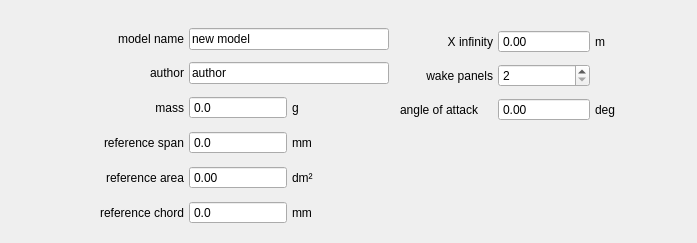
      <widget class="QWidget" name="tabGlobal">
       <attribute name="title">
        <string>Global Settings</string>
       </attribute>
       <widget class="QWidget" name="gridLayoutWidget">
        <property name="geometry">
         <rect>
          <x>20</x>
          <y>20</y>
          <width>369</width>
          <height>214</height>
         </rect>
        </property>
        <layout class="QGridLayout" name="gridLayout_2" columnstretch="2,0,0">
         <property name="horizontalSpacing">
          <number>5</number>
         </property>
         <property name="verticalSpacing">
          <number>4</number>
         </property>
         <item row="0" column="0">
          <widget class="QLabel" name="label">
           <property name="sizePolicy">
            <sizepolicy hsizetype="Minimum" vsizetype="Preferred">
             <horstretch>0</horstretch>
             <verstretch>0</verstretch>
            </sizepolicy>
           </property>
           <property name="text">
            <string>model name</string>
           </property>
           <property name="alignment">
            <set>Qt::AlignRight|Qt::AlignTrailing|Qt::AlignVCenter</set>
           </property>
           <property name="margin">
            <number>2</number>
           </property>
          </widget>
         </item>
         <item row="0" column="1" colspan="2">
          <widget class="QLineEdit" name="globalSettingsModelName">
           <property name="minimumSize">
            <size>
             <width>200</width>
             <height>0</height>
            </size>
           </property>
           <property name="text">
            <string>new model</string>
           </property>
          </widget>
         </item>
         <item row="2" column="0">
          <widget class="QLabel" name="label_2">
           <property name="sizePolicy">
            <sizepolicy hsizetype="Minimum" vsizetype="Preferred">
             <horstretch>0</horstretch>
             <verstretch>0</verstretch>
            </sizepolicy>
           </property>
           <property name="text">
            <string>mass</string>
           </property>
           <property name="alignment">
            <set>Qt::AlignRight|Qt::AlignTrailing|Qt::AlignVCenter</set>
           </property>
           <property name="margin">
            <number>2</number>
           </property>
          </widget>
         </item>
         <item row="2" column="1">
          <widget class="QDoubleSpinBox" name="globalSettingsMass">
           <property name="buttonSymbols">
            <enum>QAbstractSpinBox::NoButtons</enum>
           </property>
           <property name="decimals">
            <number>1</number>
           </property>
           <property name="maximum">
            <double>999990.000000000000000</double>
           </property>
          </widget>
         </item>
         <item row="3" column="0">
          <widget class="QLabel" name="label_13">
           <property name="sizePolicy">
            <sizepolicy hsizetype="Minimum" vsizetype="Preferred">
             <horstretch>0</horstretch>
             <verstretch>0</verstretch>
            </sizepolicy>
           </property>
           <property name="text">
            <string>reference span</string>
           </property>
           <property name="alignment">
            <set>Qt::AlignRight|Qt::AlignTrailing|Qt::AlignVCenter</set>
           </property>
           <property name="margin">
            <number>2</number>
           </property>
          </widget>
         </item>
         <item row="3" column="1">
          <widget class="QDoubleSpinBox" name="globalSettingsReferenceSpan">
           <property name="buttonSymbols">
            <enum>QAbstractSpinBox::NoButtons</enum>
           </property>
           <property name="decimals">
            <number>1</number>
           </property>
           <property name="maximum">
            <double>999990.000000000000000</double>
           </property>
          </widget>
         </item>
         <item row="2" column="2">
          <widget class="QLabel" name="label_22">
           <property name="text">
            <string>g</string>
           </property>
           <property name="margin">
            <number>2</number>
           </property>
          </widget>
         </item>
         <item row="3" column="2">
          <widget class="QLabel" name="label_23">
           <property name="text">
            <string>mm</string>
           </property>
           <property name="margin">
            <number>2</number>
           </property>
          </widget>
         </item>
         <item row="1" column="0">
          <widget class="QLabel" name="label_24">
           <property name="sizePolicy">
            <sizepolicy hsizetype="Minimum" vsizetype="Preferred">
             <horstretch>0</horstretch>
             <verstretch>0</verstretch>
            </sizepolicy>
           </property>
           <property name="text">
            <string>author</string>
           </property>
           <property name="alignment">
            <set>Qt::AlignRight|Qt::AlignTrailing|Qt::AlignVCenter</set>
           </property>
           <property name="margin">
            <number>2</number>
           </property>
          </widget>
         </item>
         <item row="1" column="1" colspan="2">
          <widget class="QLineEdit" name="globalSettingsModelAuthor">
           <property name="minimumSize">
            <size>
             <width>200</width>
             <height>0</height>
            </size>
           </property>
           <property name="text">
            <string>author</string>
           </property>
          </widget>
         </item>
         <item row="4" column="0">
          <widget class="QLabel" name="label_31">
           <property name="sizePolicy">
            <sizepolicy hsizetype="Minimum" vsizetype="Preferred">
             <horstretch>0</horstretch>
             <verstretch>0</verstretch>
            </sizepolicy>
           </property>
           <property name="text">
            <string>reference area</string>
           </property>
           <property name="alignment">
            <set>Qt::AlignRight|Qt::AlignTrailing|Qt::AlignVCenter</set>
           </property>
           <property name="margin">
            <number>2</number>
           </property>
          </widget>
         </item>
         <item row="4" column="2">
          <widget class="QLabel" name="label_32">
           <property name="text">
            <string>dm²</string>
           </property>
           <property name="margin">
            <number>2</number>
           </property>
          </widget>
         </item>
         <item row="4" column="1">
          <widget class="QDoubleSpinBox" name="globalSettingsReferenceArea">
           <property name="buttonSymbols">
            <enum>QAbstractSpinBox::NoButtons</enum>
           </property>
           <property name="decimals">
            <number>2</number>
           </property>
           <property name="maximum">
            <double>999990.000000000000000</double>
           </property>
          </widget>
         </item>
         <item row="5" column="1">
          <widget class="QDoubleSpinBox" name="globalSettingsReferenceChord">
           <property name="buttonSymbols">
            <enum>QAbstractSpinBox::NoButtons</enum>
           </property>
           <property name="decimals">
            <number>1</number>
           </property>
           <property name="maximum">
            <double>999990.000000000000000</double>
           </property>
          </widget>
         </item>
         <item row="5" column="2">
          <widget class="QLabel" name="label_25">
           <property name="text">
            <string>mm</string>
           </property>
           <property name="margin">
            <number>2</number>
           </property>
          </widget>
         </item>
         <item row="5" column="0">
          <widget class="QLabel" name="label_33">
           <property name="sizePolicy">
            <sizepolicy hsizetype="Minimum" vsizetype="Preferred">
             <horstretch>0</horstretch>
             <verstretch>0</verstretch>
            </sizepolicy>
           </property>
           <property name="text">
            <string>reference chord</string>
           </property>
           <property name="alignment">
            <set>Qt::AlignRight|Qt::AlignTrailing|Qt::AlignVCenter</set>
           </property>
           <property name="margin">
            <number>2</number>
           </property>
          </widget>
         </item>
        </layout>
       </widget>
       <widget class="QWidget" name="gridLayoutWidget_3">
        <property name="geometry">
         <rect>
          <x>400</x>
          <y>20</y>
          <width>288</width>
          <height>114</height>
         </rect>
        </property>
        <layout class="QGridLayout" name="gridLayout_5">
         <property name="topMargin">
          <number>4</number>
         </property>
         <property name="bottomMargin">
          <number>4</number>
         </property>
         <property name="spacing">
          <number>5</number>
         </property>
         <item row="0" column="0">
          <widget class="QLabel" name="label_26">
           <property name="text">
            <string>X infinity</string>
           </property>
           <property name="alignment">
            <set>Qt::AlignRight|Qt::AlignTrailing|Qt::AlignVCenter</set>
           </property>
          </widget>
         </item>
         <item row="0" column="1">
          <widget class="QDoubleSpinBox" name="globalSettingsXinfinity">
           <property name="buttonSymbols">
            <enum>QAbstractSpinBox::NoButtons</enum>
           </property>
          </widget>
         </item>
         <item row="0" column="2">
          <widget class="QLabel" name="label_27">
           <property name="text">
            <string>m</string>
           </property>
          </widget>
         </item>
         <item row="1" column="1">
          <widget class="QSpinBox" name="globalSettingsNumberWakePanels">
           <property name="minimum">
            <number>2</number>
           </property>
           <property name="maximum">
            <number>999</number>
           </property>
          </widget>
         </item>
         <item row="1" column="0">
          <widget class="QLabel" name="label_28">
           <property name="text">
            <string>wake panels</string>
           </property>
           <property name="alignment">
            <set>Qt::AlignRight|Qt::AlignTrailing|Qt::AlignVCenter</set>
           </property>
          </widget>
         </item>
         <item row="2" column="0">
          <widget class="QLabel" name="label_15">
           <property name="text">
            <string>angle of attack</string>
           </property>
          </widget>
         </item>
         <item row="2" column="1">
          <widget class="QDoubleSpinBox" name="globalSettingsAoA">
           <property name="buttonSymbols">
            <enum>QAbstractSpinBox::NoButtons</enum>
           </property>
          </widget>
         </item>
         <item row="2" column="2">
          <widget class="QLabel" name="label_21">
           <property name="text">
            <string>deg</string>
           </property>
          </widget>
         </item>
        </layout>
       </widget>
      </widget>
